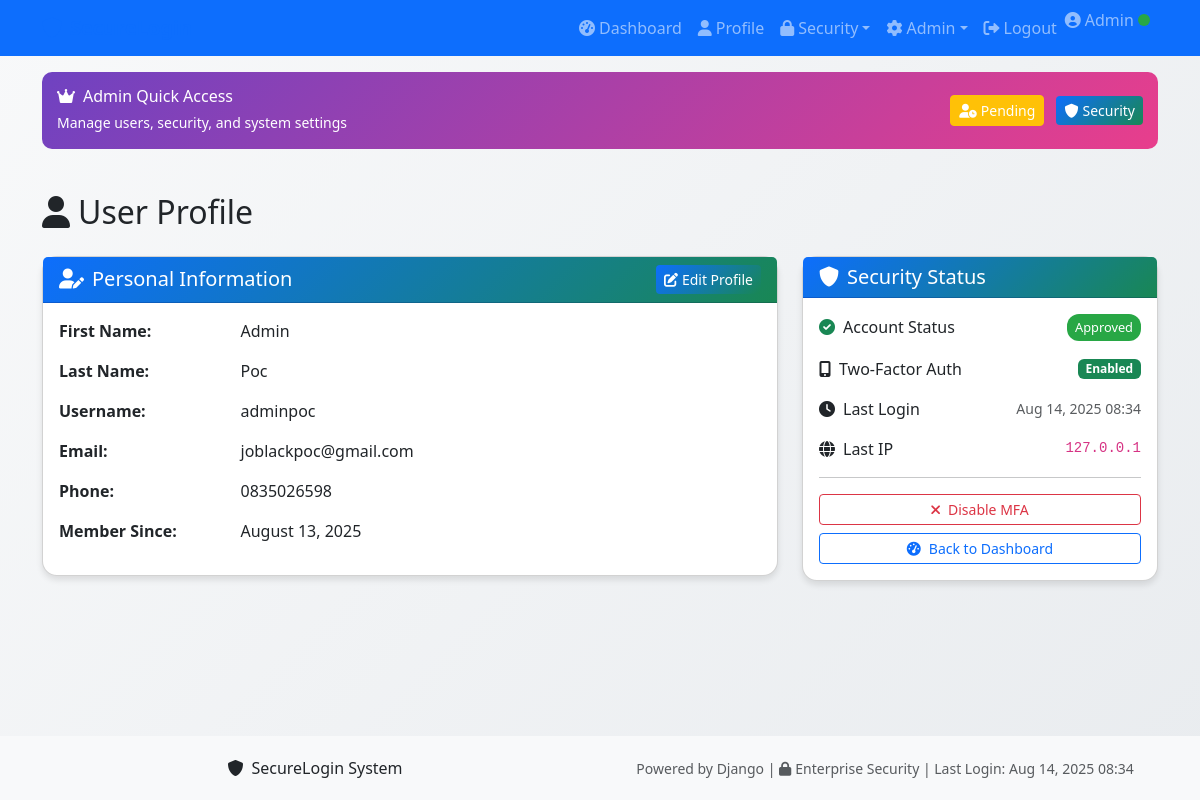
Before: /auth/profile/ (signed in) with the older database file.
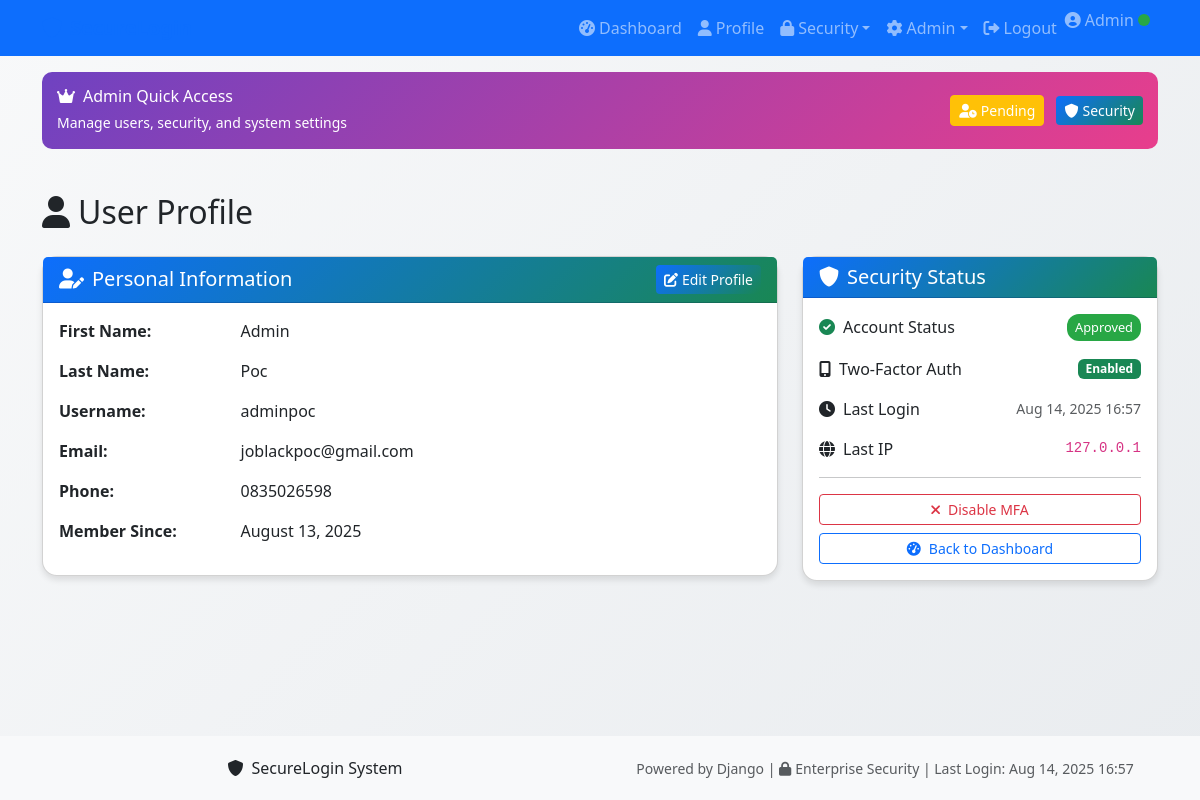
After: the same page with the newer database file.
### authentication/models.py (models this page shows, shortened)
class CustomUser(AbstractUser):
    APPROVAL_STATUS_CHOICES = [
        ('pending', 'Pending Approval'),
        ('approved', 'Approved'),
        ('rejected', 'Rejected'),
    ]
    email = models.EmailField(unique=True)
    phone_number = models.CharField(max_length=15, blank=True)
    approval_status = models.CharField(
        max_length=20,
        choices=APPROVAL_STATUS_CHOICES,
        default='pending'
    )
    created_at = models.DateTimeField(auto_now_add=True)
    updated_at = models.DateTimeField(auto_now=True)
    approved_by = models.ForeignKey(
        'self',
        on_delete=models.SET_NULL,
        null=True,
        blank=True,
        related_name='approved_users'
    )
    approved_at = models.DateTimeField(null=True, blank=True)
    mfa_enabled = models.BooleanField(default=False)
    last_login_ip = models.GenericIPAddressField(null=True, blank=True)
    login_attempts = models.PositiveIntegerField(default=0)
    locked_until = models.DateTimeField(null=True, blank=True)
    is_banned = models.BooleanField(default=False)
    banned_at = models.DateTimeField(null=True, blank=True)
    banned_by = models.ForeignKey(
        'self',
        on_delete=models.SET_NULL,
        null=True,
        blank=True,
        related_name='banned_users'
    )
    ban_reason = models.TextField(blank=True)
    USERNAME_FIELD = 'email'
    REQUIRED_FIELDS = ['username', 'first_name', 'last_name']

### authentication/views.py (the view)
# urls.py: path('profile/', views.profile_view, name='profile'),
@login_required
def profile_view(request):
    return render(request, 'authentication/profile.html', {'user': request.user})

### templates/authentication/profile.html (shortened to what this page needs)
{% extends 'base.html' %}
{% block content %}
<div class="row">
    <div class="col-12">
        <h2 class="mb-4">
            <i class="fas fa-user me-2"></i>User Profile
        </h2>
    </div>
</div>
<div class="row">
    <div class="col-lg-8">
        <div class="card">
            <div class="card-header d-flex justify-content-between align-items-center">
                <h5 class="mb-0">
                    <i class="fas fa-user-edit me-2"></i>Personal Information
                </h5>
                <a href="{% url 'authentication:profile_update' %}" class="btn btn-primary btn-sm">
                    <i class="fas fa-edit me-1"></i>Edit Profile
                </a>
            </div>
            <div class="card-body">
                <div class="row mb-3">
                    <div class="col-sm-3"><strong>First Name:</strong></div>
                    <div class="col-sm-9">{{ user.first_name }}</div>
                </div>
                <div class="row mb-3">
                    <div class="col-sm-3"><strong>Last Name:</strong></div>
                    <div class="col-sm-9">{{ user.last_name }}</div>
                </div>
                <div class="row mb-3">
                    <div class="col-sm-3"><strong>Username:</strong></div>
                    <div class="col-sm-9">{{ user.username }}</div>
                </div>
                <div class="row mb-3">
                    <div class="col-sm-3"><strong>Email:</strong></div>
                    <div class="col-sm-9">{{ user.email }}</div>
                </div>
                <div class="row mb-3">
                    <div class="col-sm-3"><strong>Phone:</strong></div>
                    <div class="col-sm-9">{{ user.phone_number|default:"Not provided" }}</div>
                </div>
                <div class="row mb-3">
                    <div class="col-sm-3"><strong>Member Since:</strong></div>
                    <div class="col-sm-9">{{ user.date_joined|date:"F d, Y" }}</div>
                </div>
            </div>
        </div>
    </div>
    <div class="col-lg-4">
        <div class="card">
            <div class="card-header">
                <h5 class="mb-0">
                    <i class="fas fa-shield-alt me-2"></i>Security Status
                </h5>
            </div>
            <div class="card-body">
                <div class="mb-3">
                    <div class="d-flex justify-content-between align-items-center">
                        <span><i class="fas fa-check-circle me-2 text-success"></i>Account Status</span>
                        <span class="status-badge status-{{ user.approval_status }}">
                            {{ user.get_approval_status_display }}
                        </span>
                    </div>
                </div>
                <div class="mb-3">
                    <div class="d-flex justify-content-between align-items-center">
                        <span><i class="fas fa-mobile-alt me-2"></i>Two-Factor Auth</span>
                        {% if user.mfa_enabled %}
                            <span class="badge bg-success">Enabled</span>
                        {% else %}
                            <span class="badge bg-warning">Disabled</span>
                        {% endif %}
                    </div>
                </div>
                <div class="mb-3">
                    <div class="d-flex justify-content-between align-items-center">
                        <span><i class="fas fa-clock me-2"></i>Last Login</span>
                        <small class="text-muted">{{ user.last_login|date:"M d, Y H:i" }}</small>
                    </div>
                </div>
                <div class="mb-3">
                    <div class="d-flex justify-content-between align-items-center">
                        <span><i class="fas fa-globe me-2"></i>Last IP</span>
                        <code>{{ user.last_login_ip|default:"N/A" }}</code>
                    </div>
                </div>
                <hr>
                <div class="d-grid gap-2">
                    {% if not user.mfa_enabled %}
                        <a href="{% url 'authentication:mfa_setup' %}" class="btn btn-success btn-sm">
                            <i class="fas fa-mobile-alt me-2"></i>Enable MFA
                        </a>
                    {% else %}
                        <a href="{% url 'authentication:mfa_disable' %}" class="btn btn-outline-danger btn-sm">
                            <i class="fas fa-times me-2"></i>Disable MFA
                        </a>
                    {% endif %}
                    <a href="{% url 'authentication:dashboard' %}" class="btn btn-outline-primary btn-sm">
                        <i class="fas fa-tachometer-alt me-2"></i>Back to Dashboard
                    </a>
                </div>
            </div>
        </div>
    </div>
</div>
{% endblock %}

### templates/base.html (shortened to what this page needs)
<!DOCTYPE html>
<html lang="en">
<head>
    <link href="https://cdn.jsdelivr.net/npm/bootstrap@5.3.0/dist/css/bootstrap.min.css" rel="stylesheet">
    <link rel="stylesheet" href="https://cdnjs.cloudflare.com/ajax/libs/font-awesome/6.0.0/css/all.min.css">
</head>
<body class="d-flex flex-column">
    <nav class="navbar navbar-expand-lg navbar-dark bg-primary">
        <div class="container">
            <a class="navbar-brand" href="{% url 'home' %}">
                <i class="fas fa-shield-alt me-2"></i>SecureLogin
            </a>
            {% if user.is_authenticated %}
                <div class="collapse navbar-collapse" id="navbarNav">
                    <ul class="navbar-nav ms-auto">
                        <li class="nav-item">
                            <a class="nav-link" href="{% url 'authentication:dashboard' %}">
                                <i class="fas fa-tachometer-alt me-1"></i>Dashboard
                            </a>
                        </li>
                        <li class="nav-item">
                            <a class="nav-link" href="{% url 'authentication:profile' %}">
                                <i class="fas fa-user me-1"></i>Profile
                            </a>
                        </li>
                        <li class="nav-item dropdown">
                            <a class="nav-link dropdown-toggle" href="#" id="securityDropdown" role="button" data-bs-toggle="dropdown">
                                <i class="fas fa-lock me-1"></i>Security
                            </a>
                        </li>
                        {% if user.is_staff or user.is_superuser %}
                            <li class="nav-item dropdown">
                                <a class="nav-link dropdown-toggle" href="#" id="adminDropdown" role="button" data-bs-toggle="dropdown">
                                    <i class="fas fa-cog me-1"></i>Admin
                                </a>
                            </li>
                        {% endif %}
                        <li class="nav-item">
                            <a class="nav-link" href="{% url 'authentication:logout' %}">
                                <i class="fas fa-sign-out-alt me-1"></i>Logout
                            </a>
                        </li>
                        <li class="nav-item">
                            <span class="navbar-text">
                                <i class="fas fa-user-circle me-1"></i>{{ user.first_name }}
                                {% if user.mfa_enabled %}
                                    <span class="security-indicator security-good" title="MFA Enabled"></span>
                                {% else %}
                                    <span class="security-indicator security-warning" title="MFA Disabled"></span>
                                {% endif %}
                            </span>
                        </li>
                    </ul>
                </div>
            {% endif %}
        </div>
    </nav>
    {% if user.is_authenticated and user.is_staff %}
        <div class="container mt-3">
            <div class="admin-panel">
                <div class="row align-items-center">
                    <div class="col-md-8">
                        <h6 class="mb-1">
                            <i class="fas fa-crown me-2"></i>Admin Quick Access
                        </h6>
                        <small>Manage users, security, and system settings</small>
                    </div>
                    <div class="col-md-4 text-md-end">
                        <a href="/secure-admin/authentication/customuser/pending-users/" class="btn btn-warning btn-sm me-2">
                            <i class="fas fa-user-clock me-1"></i>Pending
                        </a>
                        <a href="/secure-admin/authentication/customuser/security-dashboard/" class="btn btn-primary btn-sm">
                            <i class="fas fa-shield-alt me-1"></i>Security
                        </a>
                    </div>
                </div>
            </div>
        </div>
    {% endif %}
    <main class="container my-4 flex-grow-1">
        {% block content %}
        {% endblock %}
    </main>
    <footer class="footer">
        <div class="container text-center">
            <div class="row">
                <div class="col-md-6">
                    <p class="mb-0">
                        <i class="fas fa-shield-alt me-2"></i>SecureLogin System
                    </p>
                </div>
                <div class="col-md-6">
                    <p class="mb-0">
                        <small class="text-muted">
                            Powered by Django |
                            <i class="fas fa-lock me-1"></i>Enterprise Security
                            {% if user.is_authenticated %}
                                | Last Login: {{ user.last_login|date:"M d, Y H:i" }}
                            {% endif %}
                        </small>
                    </p>
                </div>
            </div>
        </div>
    </footer>
    <div class="toast-container position-fixed top-0 end-0 p-3">
    </div>
</body>
</html>

### templates/base.html (style rules this page uses)
.navbar-brand { font-weight: bold; color: #0d6efd !important; }
.card-header { background: linear-gradient(135deg, #0d6efd, #198754); color: white; }
.btn-primary { background: linear-gradient(135deg, #0d6efd, #198754); border: none; }
.card { border-radius: 15px; box-shadow: 0 4px 6px rgba(0, 0, 0, 0.1); }
body { background: linear-gradient(135deg, #f8f9fa, #e9ecef); min-height: 100vh; }
.footer { margin-top: auto; background-color: #f8f9fa; padding: 20px 0; }
.status-badge { font-size: 0.8em; padding: 4px 8px; border-radius: 12px; }
.status-approved { background-color: #28a745; color: #fff; }
.security-indicator { display: inline-block; width: 12px; height: 12px; border-radius: 50%; margin-right: 8px; }
.security-good { background-color: #28a745; }
.admin-panel { background: linear-gradient(135deg, #6f42c1, #e83e8c); color: white; border-radius: 10px; padding: 15px; margin-bottom: 20px; }
.admin-panel a { color: white; text-decoration: none; }
.navbar-nav .nav-link { display: flex; align-items: center; transition: all 0.3s ease; }
.toast-container { position: fixed; top: 20px; right: 20px; z-index: 1055; }

Changed rows visible on the page:
changed CustomUser "Admin": last_login "Aug 14, 2025 08:34" → "Aug 14, 2025 16:57"
